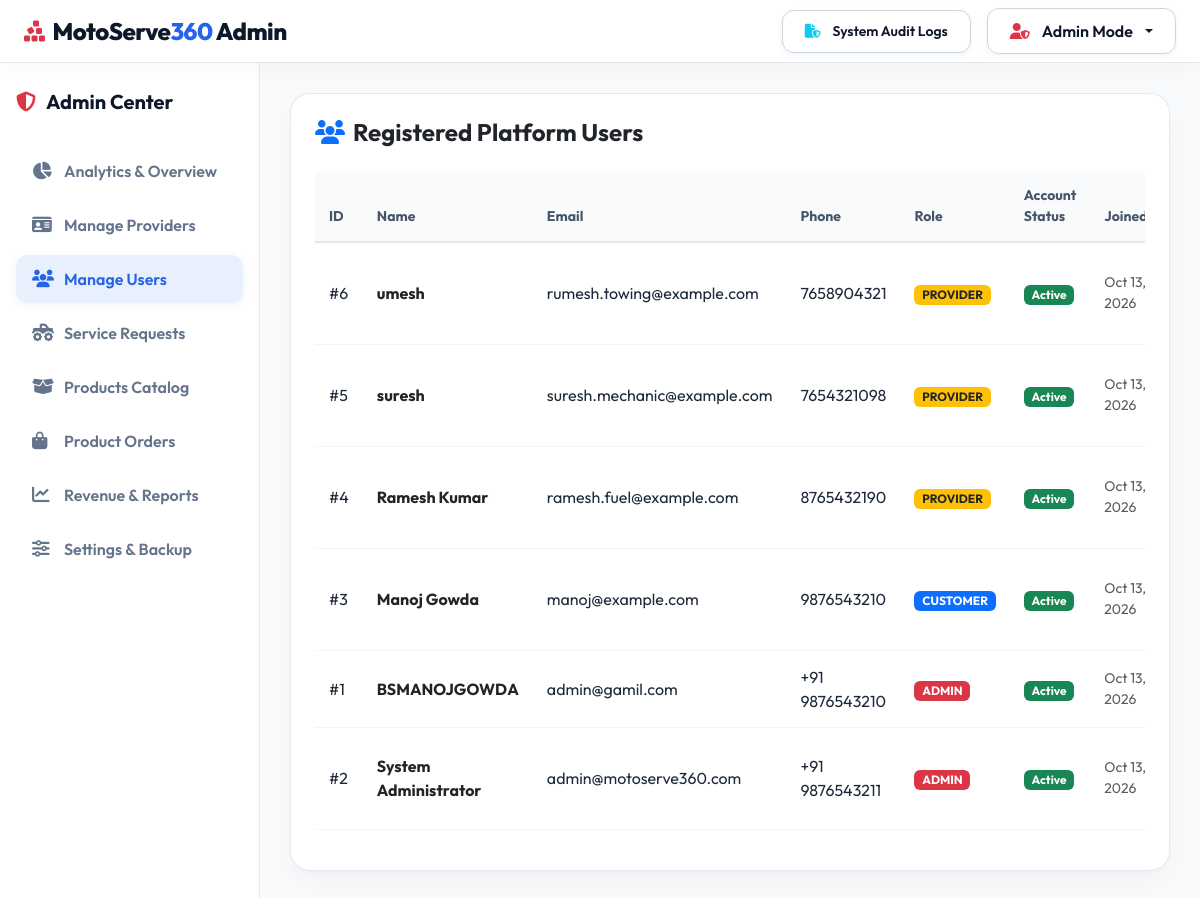
Page /admin/users (signed in) on the committed database.
### models/user.py (models this page shows, shortened)
class User(UserMixin, db.Model):
    __tablename__ = 'users'
    id = db.Column(db.Integer, primary_key=True)
    name = db.Column(db.String(100), nullable=False)
    email = db.Column(db.String(120), unique=True, nullable=False, index=True)
    password_hash = db.Column(db.String(255), nullable=False)
    phone = db.Column(db.String(20), nullable=False)
    role = db.Column(db.String(20), nullable=False, default='customer') # 'customer', 'provider', 'admin'
    avatar = db.Column(db.String(255), default='default_avatar.png')
    license_number = db.Column(db.String(50), nullable=True)
    created_at = db.Column(db.DateTime, default=datetime.utcnow)
    is_active = db.Column(db.Boolean, default=True)
    vehicles = db.relationship('Vehicle', backref='owner', lazy=True, cascade="all, delete-orphan")
    provider_profile = db.relationship('ProviderProfile', backref='user', uselist=False, cascade="all, delete-orphan")
    customer_requests = db.relationship('ServiceRequest', foreign_keys='ServiceRequest.customer_id', backref='customer', lazy=True)
    cart_items = db.relationship('CartItem', backref='user', lazy=True, cascade="all, delete-orphan")
    orders = db.relationship('Order', backref='customer', lazy=True)
    payments = db.relationship('Payment', backref='user', lazy=True)
    notifications = db.relationship('Notification', backref='user', lazy=True, cascade="all, delete-orphan")
    def is_admin(self):
        return self.role == 'admin'
    def is_customer(self):
        return self.role == 'customer'

### routes/admin.py (the view)
@admin_bp.route('/users')
@login_required
@admin_required
def users():
    users_list = User.query.order_by(User.created_at.desc()).all()
    return render_template('admin/users.html', users=users_list)

### routes/admin.py (called while the page is built)
def admin_required(f):
    from functools import wraps
    @wraps(f)
    def decorated_function(*args, **kwargs):
        if not current_user.is_authenticated or not current_user.is_admin():
            flash('Access denied. Admin authorization required.', 'danger')
            return redirect(url_for('auth.login', role='admin'))
        return f(*args, **kwargs)
    return decorated_function

### templates/admin/users.html (shortened to what this page needs)
{% extends 'admin/base_admin.html' %}
{% block admin_content %}
<div class="glass-card p-4">
  <h4 class="fw-bold text-dark mb-4"><i class="fas fa-users text-primary me-2"></i>Registered Platform Users</h4>
  {% if users %}
    <div class="table-responsive">
      <table class="table table-hover align-middle">
        <thead>
          <tr class="text-muted small">
            <th>ID</th>
            <th>Name</th>
            <th>Email</th>
            <th>Phone</th>
            <th>Role</th>
            <th>Account Status</th>
            <th>Joined</th>
          </tr>
        </thead>
        <tbody>
          {% for u in users %}
            <tr>
              <td>#{{ u.id }}</td>
              <td class="fw-bold text-dark">{{ u.name }}</td>
              <td>{{ u.email }}</td>
              <td>{{ u.phone }}</td>
              <td>
                <span class="badge {% if u.role == 'admin' %}bg-danger{% elif u.role == 'provider' %}bg-warning text-dark{% else %}bg-primary{% endif %} text-uppercase">
                  {{ u.role }}
                </span>
              </td>
              <td>
                {% if u.is_active %}
                  <span class="badge bg-success">Active</span>
                {% else %}
                  <span class="badge bg-secondary">Deactivated</span>
                {% endif %}
              </td>
              <td class="small text-muted">{{ u.created_at.strftime('%b %d, %Y') }}</td>
            </tr>
          {% endfor %}
        </tbody>
      </table>
    </div>
  {% else %}
    <p class="text-muted text-center py-4">No users found in database.</p>
  {% endif %}
</div>
{% endblock %}

### static/css/style.css (style rules this page uses)
:root { --primary-color: #2563eb; --primary-hover: #1d4ed8; --secondary-color: #64748b; --light-bg: #f8fafc; --light-surface: #ffffff; --light-card: #ffffff; --light-border: #e2e8f0; --dark-bg: #f8fafc; --dark-surface: #ffffff; --dark-card: #ffffff; --dark-border: #e2e8f0; --accent-fuel: #d97706; --accent-repair: #2563eb; --accent-tow: #dc2626; --accent-store: #059669; --text-main: #0f172a; --text-muted: #64748b; --glass-bg: rgba(255, 255, 255, 0.92); --glass-border: rgba(226, 232, 240, 0.9); }
body { font-family: 'Outfit', -apple-system, BlinkMacSystemFont, "Segoe UI", Roboto, sans-serif; background-color: var(--light-bg); color: var(--text-main); min-height: 100vh; display: flex; flex-direction: column; }
.glass-card { background: var(--glass-bg); backdrop-filter: blur(16px); -webkit-backdrop-filter: blur(16px); border: 1px solid var(--glass-border); border-radius: 20px; box-shadow: 0 10px 30px -5px rgba(15, 23, 42, 0.05), 0 4px 6px -2px rgba(15, 23, 42, 0.02); transition: transform 0.25s ease, box-shadow 0.25s ease, border-color 0.25s ease; }
.table { color: #0f172a; background-color: #ffffff; }
.table th { color: #475569 !important; font-weight: 700; background-color: #f8fafc; border-bottom: 2px solid #e2e8f0; padding: 14px; }
.table td { color: #1e293b; border-bottom: 1px solid #f1f5f9; vertical-align: middle; padding: 14px; }

### rows in the picture
User: id "6", name "umesh", email "rumesh.towing@example.com", phone "7658904321", role "PROVIDER", is_active "Active", created_at "Oct 13, 2026"
User: id "5", name "suresh", email "suresh.mechanic@example.com", phone "7654321098", role "PROVIDER", is_active "Active", created_at "Oct 13, 2026"
User: id "4", name "Ramesh Kumar", email "ramesh.fuel@example.com", phone "8765432190", role "PROVIDER", is_active "Active", created_at "Oct 13, 2026"
User: id "3", name "Manoj Gowda", email "manoj@example.com", phone "9876543210", role "CUSTOMER", is_active "Active", created_at "Oct 13, 2026"
User: id "1", name "BSMANOJGOWDA", email "admin@gamil.com", phone "+91 9876543210", role "ADMIN", is_active "Active", created_at "Oct 13, 2026"
User: id "2", name "System Administrator", email "admin@motoserve360.com", phone "+91 9876543211", role "ADMIN", is_active "Active", created_at "Oct 13, 2026"
